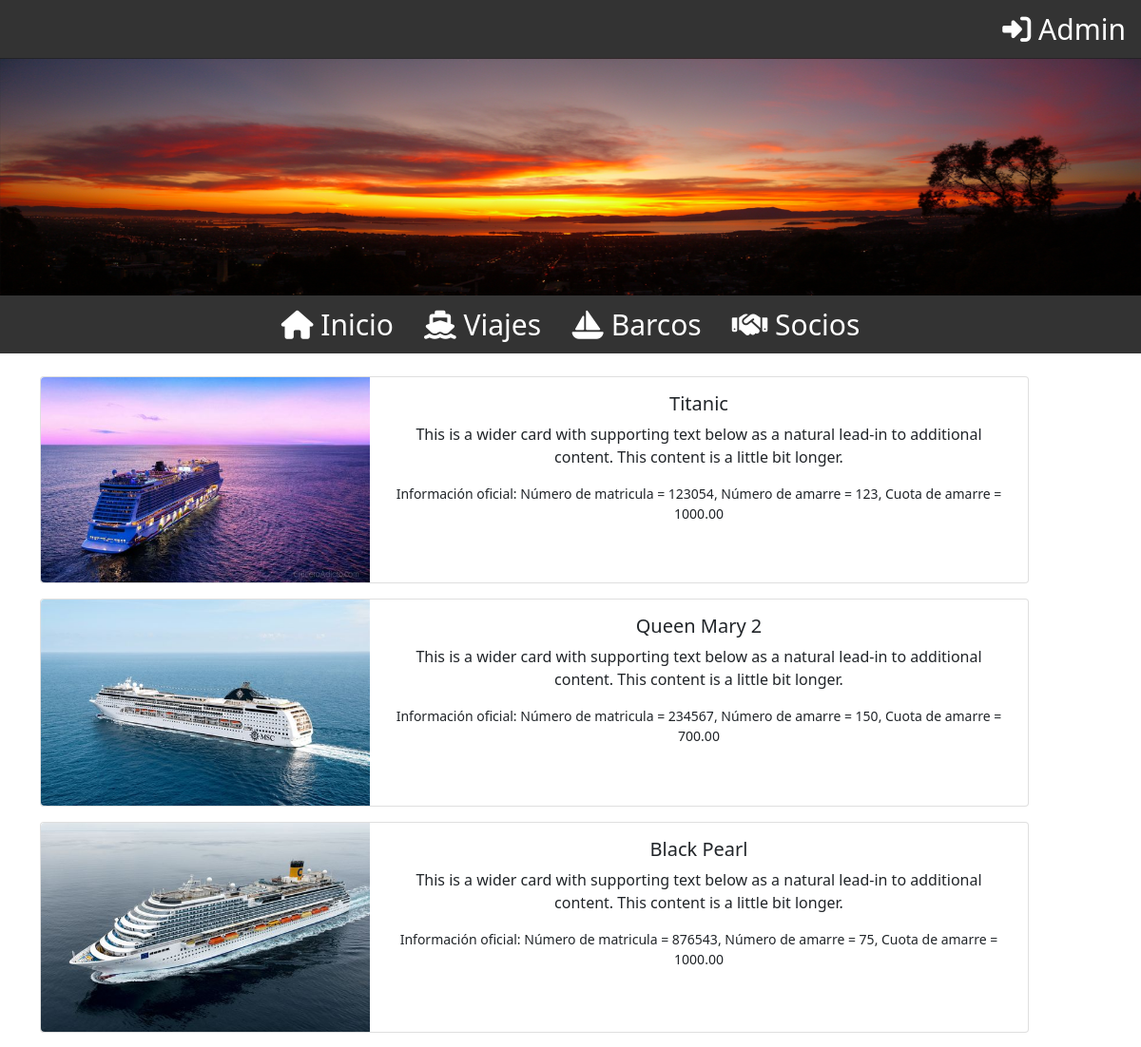
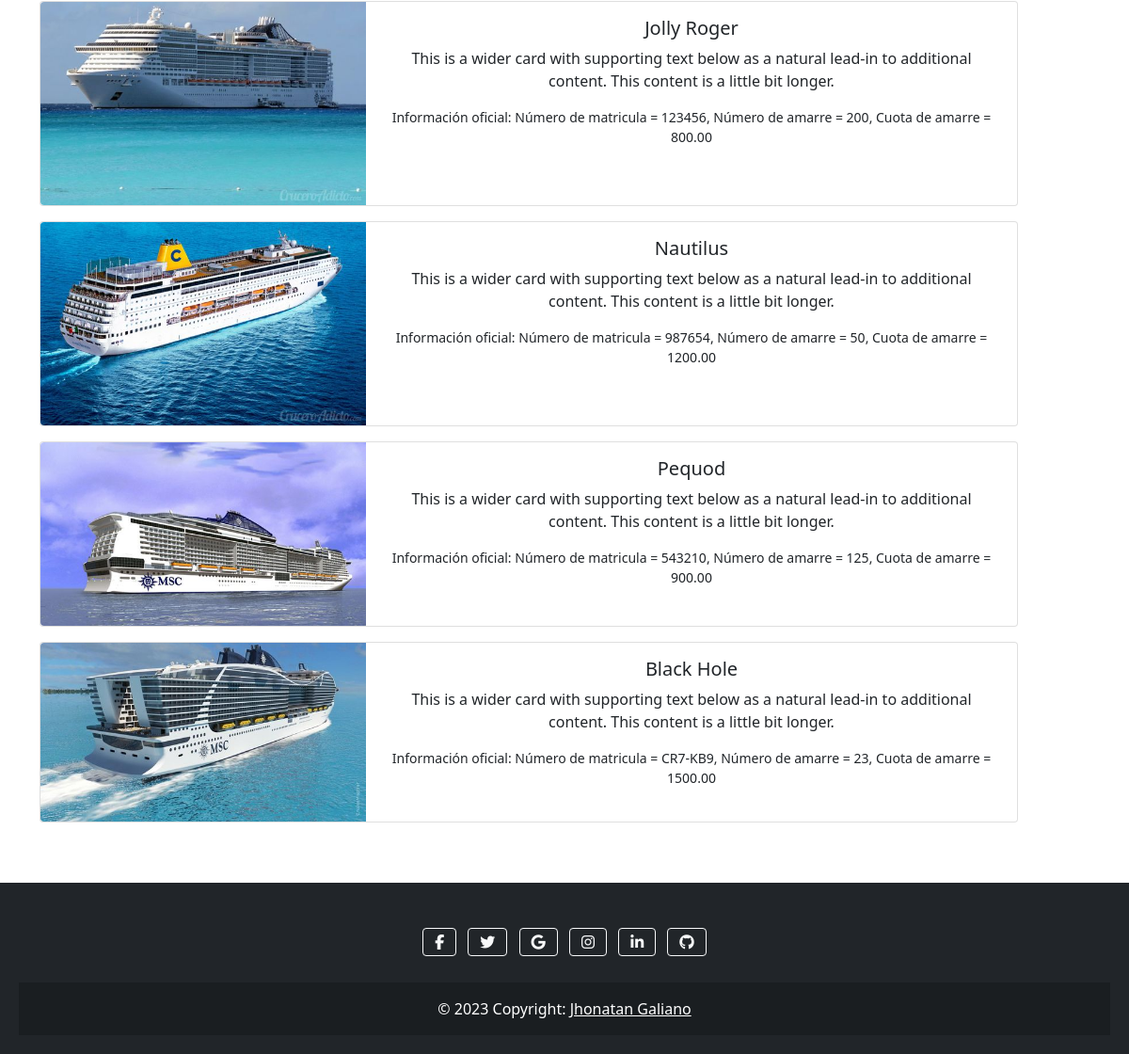
/Club_Nautico/paginas/barcos/actualizar_barcos.php, run on the app's committed database (2 pictures, top to bottom).
### tables this page shows
CREATE TABLE `barcos` (
  `id_barco` int(11) NOT NULL AUTO_INCREMENT,
  `id_socio` int(11) DEFAULT NULL,
  `numero_matricula` varchar(45) DEFAULT NULL,
  `nombre_barco` varchar(45) DEFAULT NULL,
  `numero_amarre` int(11) DEFAULT NULL,
  `cuota_amarre` decimal(10,2) DEFAULT NULL,
  PRIMARY KEY (`id_barco`),
  KEY `id_socio` (`id_socio`),
  CONSTRAINT `barcos_ibfk_1` FOREIGN KEY (`id_socio`) REFERENCES `socios` (`id_socio`)
);

### Club_Nautico/paginas/barcos/actualizar_barcos.php (the view, shortened to what this page needs)
<?php
    $con = connection();
    $consultar ="select * from barcos";
    $query = mysqli_query($con, $consultar);
    include("../../paginas/plantillas/section_superior.php");
    include("../../paginas/plantillas/logo.php");
    include("../../paginas/plantillas/header.php");
    $i = 0;
?>
    <div  class="grid text-center" style="--bs-columns: 3;">
    <br>
            <?php while($row = mysqli_fetch_array($query)): ?>
                <div class="card mb-3" style="max-width: 1040px;">
                    <div class="row g-0">
                        <div class="col-md-4">
                        <?php
                            $i = $i + 1;
                            $imagenURL = $i . ".jpg";
                        ?>
                        <img src="..\..\img\<?= $imagenURL ?>" class="img-fluid rounded-start" alt="...">
                        </div>
                        <div class="col-md-8">
                        <div class="card-body">
                            <h5 class="card-title"><?= $row['nombre_barco'] ?></h5>
                            <p class="card-text">This is a wider card with supporting text below as a natural lead-in to additional content. This content is a little bit longer.</p>
                            <p class="card-text"><small class="text-body-secondary">Información oficial: Número de matricula =  <?= $row['numero_matricula'] ?>, Número de amarre = <?= $row['numero_amarre'] ?>, Cuota de amarre = <?= $row['cuota_amarre'] ?></small></p>
                        </div>
                        </div>
                    </div>
                </div>
             <?php endwhile; ?>
    </div>
    <br><br>
<?php include("../../paginas/plantillas/footer.php"); ?>

### Club_Nautico/paginas/plantillas/section_superior.php
<?php
    $url_base = "http://localhost:3000/";
?>
<nav>
       <ul class="nav justify-content-end" style="background-color: #333">
            <li class="nav-item">
                <a class="nav-link active, color_texto" href="<?php echo $url_base?>paginas\administrador\administrador.php">
                    <i class="fa-solid fa-right-to-bracket"></i> Admin
                </a>
            </li>
       </ul>
</nav>

### Club_Nautico/paginas/plantillas/logo.php
<div style="text-align: center; color: blue;">
    <img src="..\..\img\img1.png" alt="Descripción de la imagen" style="height: 250px; width: 100%">
</div>

### Club_Nautico/paginas/plantillas/header.php (shortened to what this page needs)
<?php
    $url_base = "http://localhost:3000/";
?>
<!DOCTYPE html>
<html lang="en">
<head>
    <link rel="stylesheet" href="https://stackpath.bootstrapcdn.com/bootstrap/5.0.0-alpha1/css/bootstrap.min.css">
</head>
<body class="content">
    <nav>
       <ul class="nav justify-content-center" style="background-color: #333">
            <li class="nav-item">
                <a class="nav-link active, color_texto" href="<?php echo $url_base?>">
                    <i class="fa-solid fa-house"></i> Inicio
                </a>
            </li>
            <li>
                <a class="nav-link color_texto" href="<?php echo $url_base?>paginas\viajes\actualizar_viajes.php">
                <i class="fa-solid fa-ship"></i> Viajes
            </a>
            </li>
            <li>
                <a class="nav-link color_texto" href="<?php echo $url_base?>paginas\barcos\actualizar_barcos.php">
                <i class="fa-solid fa-sailboat"></i> Barcos
            </a>
            </li>
            <li>
                <a class="nav-link color_texto" href="<?php echo $url_base?>paginas\socios\actualizar_socios.php">
                <i class="fa-solid fa-handshake"></i> Socios
            </a>
            </li>
       </ul>
    </nav>
    <main class="container">

### Club_Nautico/paginas/plantillas/footer.php
</main>
<footer class="bg-dark text-center text-white">
  <div class="container p-4 pb-0">
    <section class="mb-4">
      <a class="btn btn-outline-light btn-floating m-1" href="#!" role="button"
        ><i class="fab fa-facebook-f"></i
      ></a>
      <a class="btn btn-outline-light btn-floating m-1" href="#!" role="button"
        ><i class="fab fa-twitter"></i
      ></a>
      <a class="btn btn-outline-light btn-floating m-1" href="#!" role="button"
        ><i class="fab fa-google"></i
      ></a>
      <a class="btn btn-outline-light btn-floating m-1" href="#!" role="button"
        ><i class="fab fa-instagram"></i
      ></a>
      <a class="btn btn-outline-light btn-floating m-1" href="https://www.linkedin.com/in/jhonatan-galiano-378b58249/" role="button"
        ><i class="fab fa-linkedin-in"></i
      ></a>
      <a class="btn btn-outline-light btn-floating m-1" href="https://jgaliano.github.io/" role="button"
        ><i class="fab fa-github"></i
      ></a>
    </section>
  </div>
  <div class="text-center p-3" style="background-color: rgba(0, 0, 0, 0.2);">
    © 2023 Copyright:
    <a class="text-white" href="">Jhonatan Galiano</a>
  </div>
</footer>
</body>
</html>

### Club_Nautico/paginas/plantillas/header.php (style rules this page uses)
.color_texto { color: white; font-size: 30px; }
body { margin: 0; padding: 0; display: flex; flex-direction: column; min-height: 100vh; }
.content { flex: 1; }
footer { background-color: #333; color: white; padding: 20px; text-align: center; }

### data on the page
barcos: shows a picture, nombre_barco "Titanic", numero_matricula "123054", numero_amarre "123", cuota_amarre "1000.00"
barcos: shows a picture, nombre_barco "Queen Mary 2", numero_matricula "234567", numero_amarre "150", cuota_amarre "700.00"
barcos: shows a picture, nombre_barco "Black Pearl", numero_matricula "876543", numero_amarre "75", cuota_amarre "1000.00"
barcos: shows a picture, nombre_barco "Jolly Roger", numero_matricula "123456", numero_amarre "200", cuota_amarre "800.00"
barcos: shows a picture, nombre_barco "Nautilus", numero_matricula "987654", numero_amarre "50", cuota_amarre "1200.00"
barcos: shows a picture, nombre_barco "Pequod", numero_matricula "543210", numero_amarre "125", cuota_amarre "900.00"
barcos: shows a picture, nombre_barco "Black Hole", numero_matricula "CR7-KB9", numero_amarre "23", cuota_amarre "1500.00"
